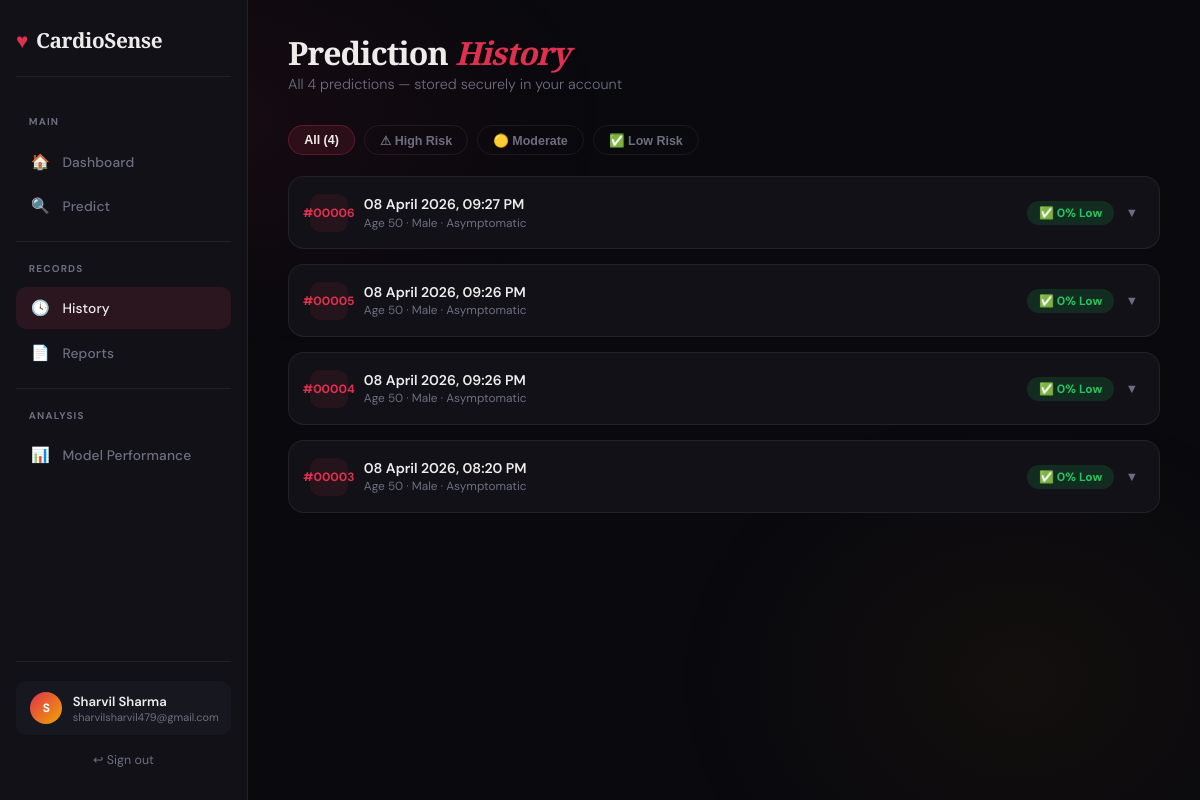
Page /history (signed in) on the earlier database version.
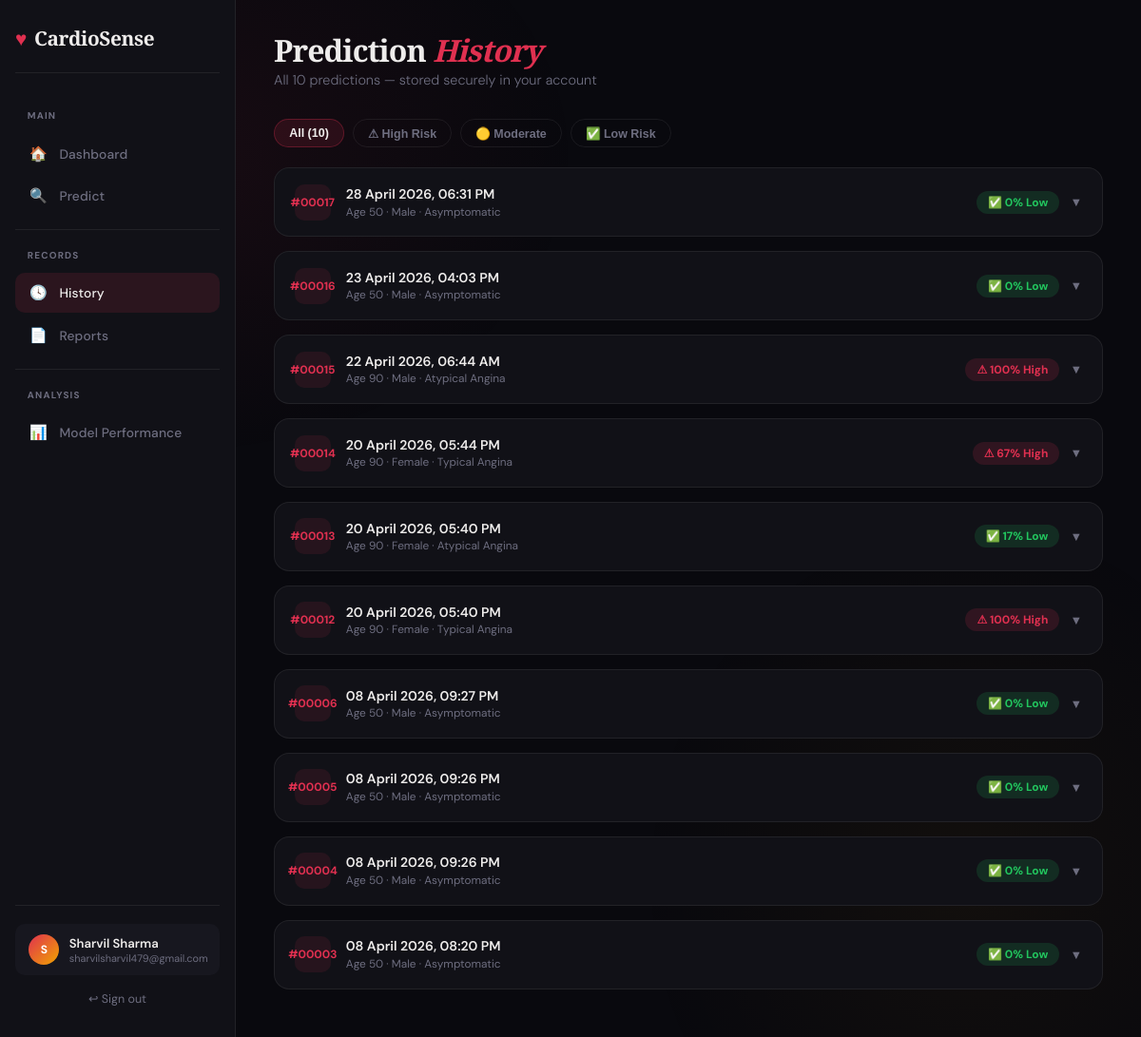
Same page on the later database version.
### app.py (models this page shows)
class Prediction(db.Model):
    id           = db.Column(db.Integer, primary_key=True)
    user_id      = db.Column(db.Integer, db.ForeignKey('user.id'), nullable=False)
    created_at   = db.Column(db.DateTime, default=datetime.utcnow)
    age          = db.Column(db.Integer)
    sex          = db.Column(db.Integer)
    chestpain    = db.Column(db.Integer)
    rbp          = db.Column(db.Integer)
    cholesterol  = db.Column(db.Integer)
    fasting_bs   = db.Column(db.Integer)
    ecg          = db.Column(db.Integer)
    max_hr       = db.Column(db.Integer)
    angina       = db.Column(db.Integer)
    oldpeak      = db.Column(db.Float)
    st_slope     = db.Column(db.Integer)
    risk_pct     = db.Column(db.Integer)
    risk_label   = db.Column(db.String(20))
    results_json = db.Column(db.Text)

### app.py (the view)
@app.route('/history')
@login_required
def history():
    preds = Prediction.query.filter_by(user_id=session['user_id'])\
                            .order_by(Prediction.created_at.desc()).all()
    return render_template('history.html', predictions=preds, name=session['name'])

### app.py (called while the page is built)
@app.template_filter('from_json')
def from_json_filter(value):
    if not value:
        return []
    try:
        return json.loads(value)
    except Exception:
        return []

def login_required(f):
    @wraps(f)
    def decorated(*args, **kwargs):
        if 'user_id' not in session:
            return redirect(url_for('login'))
        return f(*args, **kwargs)
    return decorated

### templates/history.html (shortened to what this page needs)
{% extends "base.html" %}
{% block content %}
<div class="page-header">
  <h1>Prediction <em>History</em></h1>
  <p>All {{ predictions|length }} prediction{{ 's' if predictions|length != 1 else '' }} — stored securely in your account</p>
</div>
{% if predictions %}
<div class="filter-bar">
  <button class="fb active" onclick="filt('all',this)">All ({{ predictions|length }})</button>
  <button class="fb" onclick="filt('high',this)">⚠ High Risk</button>
  <button class="fb" onclick="filt('moderate',this)">🟡 Moderate</button>
  <button class="fb" onclick="filt('low',this)">✅ Low Risk</button>
</div>
{% for p in predictions %}
{% set results_list = p.results_json | from_json %}
<div class="hcard" data-risk="{{ p.risk_label }}">
  <div class="hc-head" onclick="tog({{ loop.index }})">
    <div class="hc-num">#{{ '%05d' % p.id }}</div>
    <div class="hc-meta">
      <h4>{{ p.created_at.strftime('%d %B %Y, %I:%M %p') }}</h4>
      <p>
        Age {{ p.age }} &middot;
        {{ 'Male' if p.sex==0 else 'Female' }} &middot;
        {% if p.chestpain==0 %}Atypical Angina
        {% elif p.chestpain==1 %}Non-Anginal Pain
        {% elif p.chestpain==2 %}Asymptomatic
        {% else %}Typical Angina{% endif %}
      </p>
    </div>
    <div class="hc-right">
      <span class="risk-badge risk-{{ p.risk_label }}">
        {{ '⚠' if p.risk_label=='high' else ('🟡' if p.risk_label=='moderate' else '✅') }}
        {{ p.risk_pct }}% {{ p.risk_label|capitalize }}
      </span>
      <span class="chevron" id="chev{{ loop.index }}">▼</span>
    </div>
  </div>
</div>
{% endfor %}
{% endif %}
{% endblock %}

### templates/base.html (shortened to what this page needs)
<!DOCTYPE html>
<html lang="en">
<head>
</head>
<body>
{% if session.user_id %}
<aside class="sidebar">
  <div class="sidebar-logo">
    <span class="heart">♥</span> CardioSense
  </div>
  <nav class="sidebar-nav">
    <div class="nav-section-label">Main</div>
    <a href="/dashboard" class="nav-link {% if request.path=='/dashboard' %}active{% endif %}">
      <span class="nav-icon">🏠</span> Dashboard
    </a>
    <a href="/predict" class="nav-link {% if request.path=='/predict' %}active{% endif %}">
      <span class="nav-icon">🔍</span> Predict
    </a>
    <div class="nav-divider"></div>
    <div class="nav-section-label">Records</div>
    <a href="/history" class="nav-link {% if request.path=='/history' %}active{% endif %}">
      <span class="nav-icon">🕓</span> History
    </a>
    <a href="/reports" class="nav-link {% if request.path=='/reports' %}active{% endif %}">
      <span class="nav-icon">📄</span> Reports
    </a>
    <div class="nav-divider"></div>
    <div class="nav-section-label">Analysis</div>
    <a href="/performance" class="nav-link {% if request.path=='/performance' %}active{% endif %}">
      <span class="nav-icon">📊</span> Model Performance
    </a>
  </nav>
  <div class="sidebar-footer">
    <div class="user-chip">
      <div class="avatar">{{ session.name[0]|upper }}</div>
      <div>
        <div class="user-name">{{ session.name }}</div>
        <div class="user-role">{{ session.email }}</div>
      </div>
    </div>
    <a href="/logout" class="logout-link">↩ Sign out</a>
  </div>
</aside>
{% endif %}
<div class="main">
  {% block content %}{% endblock %}
</div>
</body>
</html>

### templates/base.html (style rules this page uses)
:root { --bg:#09090e; --surface:#111117; --surface2:#17171f; --border:rgba(255,255,255,0.07); --accent:#e03050; --gold:#f0a500; --text:#eeeceb; --muted:#6e6e80; --success:#22c55e; --warn:#f0a500; --glow:0 0 40px rgba(224,48,80,0.1); --radius:16px; }
*,*::before,*::after { box-sizing:border-box;margin:0;padding:0 }
html { scroll-behavior:smooth }
body { background:var(--bg);color:var(--text);font-family:'DM Sans',sans-serif;min-height:100vh;overflow-x:hidden }
body::before { content:'';position:fixed;inset:0;background:radial-gradient(ellipse 55% 45% at 15% 15%,rgba(224,48,80,.07) 0%,transparent 65%),radial-gradient(ellipse 45% 55% at 85% 85%,rgba(240,165,0,.045) 0%,transparent 65%);pointer-events:none;z-index:0 }
.sidebar { position:fixed;left:0;top:0;bottom:0;width:248px;background:var(--surface);border-right:1px solid var(--border);display:flex;flex-direction:column;padding:1.6rem 1rem;z-index:50 }
.sidebar-logo { font-family:'Playfair Display',serif;font-size:1.3rem;font-weight:700;letter-spacing:-.02em;display:flex;align-items:center;gap:.5rem;margin-bottom:2rem;padding-bottom:1.4rem;border-bottom:1px solid var(--border) }
.sidebar-logo .heart { color:var(--accent);animation:hb 1.8s ease-in-out infinite;display:inline-block }
.nav-section-label { font-size:.62rem;font-weight:700;letter-spacing:.12em;text-transform:uppercase;color:var(--muted);padding:.4rem .8rem;margin-bottom:.2rem }
.nav-link { display:flex;align-items:center;gap:.75rem;padding:.7rem .9rem;border-radius:10px;color:var(--muted);font-size:.86rem;font-weight:500;text-decoration:none;transition:all .2s;letter-spacing:.01em;position:relative }
.nav-link.active { background:rgba(224,48,80,.12);color:var(--text) }
.nav-link.active .nav-icon { color:var(--accent) }
.nav-link .nav-icon { font-size:.95rem;width:20px;text-align:center }
.sidebar-nav { display:flex;flex-direction:column;gap:.15rem;flex:1 }
.nav-divider { height:1px;background:var(--border);margin:.7rem 0 }
.sidebar-footer { padding-top:1.2rem;border-top:1px solid var(--border) }
.user-chip { display:flex;align-items:center;gap:.65rem;padding:.7rem .9rem;border-radius:10px;background:var(--surface2);font-size:.82rem }
.avatar { width:32px;height:32px;border-radius:50%;background:linear-gradient(135deg,var(--accent),var(--gold));display:flex;align-items:center;justify-content:center;font-weight:700;font-size:.75rem;flex-shrink:0;color:#fff }
.user-name { font-weight:600;color:var(--text);white-space:nowrap;overflow:hidden;text-overflow:ellipsis;max-width:130px }
.user-role { font-size:.68rem;color:var(--muted) }
.logout-link { display:block;text-align:center;margin-top:.65rem;font-size:.78rem;color:var(--muted);text-decoration:none;padding:.4rem;border-radius:8px;transition:color .2s,background .2s }
.main { margin-left:248px;padding:2.2rem 2.5rem;position:relative;z-index:1;min-height:100vh }
.page-header { margin-bottom:2rem }
.page-header h1 { font-family:'Playfair Display',serif;font-size:2rem;font-weight:900;letter-spacing:-.03em;line-height:1.1;margin-bottom:.3rem }
.page-header h1 em { font-style:italic;color:var(--accent) }
.page-header p { color:var(--muted);font-size:.9rem;font-weight:300 }
.risk-badge { display:inline-flex;align-items:center;gap:.35rem;padding:.25rem .75rem;border-radius:50px;font-size:.75rem;font-weight:700 }
.risk-high { background:rgba(224,48,80,.15);color:var(--accent) }
.risk-low { background:rgba(34,197,94,.15);color:var(--success) }

Differences in the rows shown:
added Prediction: id "00017", created_at "28 April 2026, 06:31 PM", age "50", sex "Male", chestpain "Asymptomatic", risk_label "✅", risk_pct "0", risk_label "Low"
added Prediction: id "00016", created_at "23 April 2026, 04:03 PM", age "50", sex "Male", chestpain "Asymptomatic", risk_label "✅", risk_pct "0", risk_label "Low"
added Prediction: id "00015", created_at "22 April 2026, 06:44 AM", age "90", sex "Male", chestpain "Atypical Angina", risk_label "⚠", risk_pct "100", risk_label "High"
added Prediction: id "00014", created_at "20 April 2026, 05:44 PM", age "90", sex "Female", chestpain "Typical Angina", risk_label "⚠", risk_pct "67", risk_label "High"
added Prediction: id "00013", created_at "20 April 2026, 05:40 PM", age "90", sex "Female", chestpain "Atypical Angina", risk_label "✅", risk_pct "17", risk_label "Low"
added Prediction: id "00012", created_at "20 April 2026, 05:40 PM", age "90", sex "Female", chestpain "Typical Angina", risk_label "⚠", risk_pct "100", risk_label "High"
Other differences:
{{ predictions|length }}: "4" → "10"
